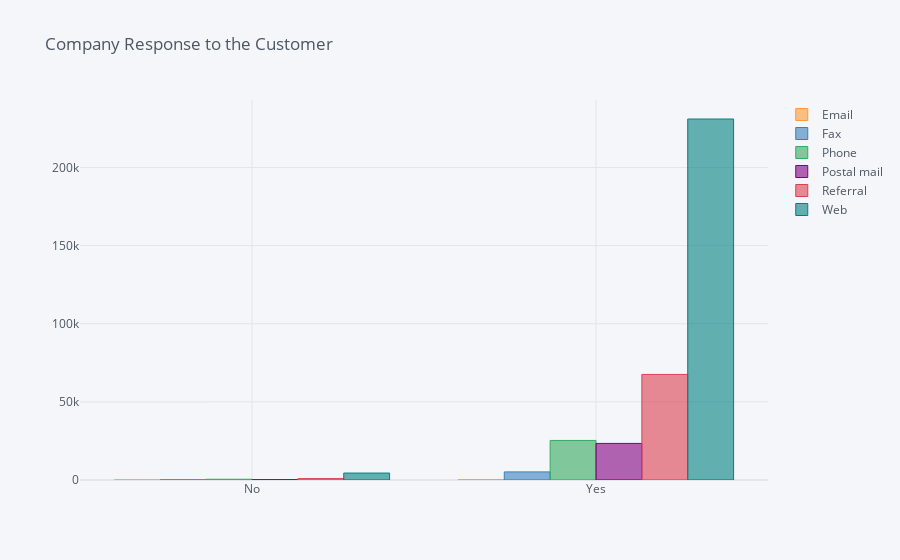

Here is the notebook cell this chart was saved with:
### Markdown cell above
<div style="background-color:##C3BEBD">
  <ul><li><h4> Inference: 'Web' was the top medium to register the Complaint about the Companies products</h4></li></ul>
</div>

### Code cell
pd.crosstab(rawTrain_df['Timely response?'],rawTrain_df['Submitted via']).iplot(kind='bar',
                                                                                    title='Company Response to the Customer')

### Figure 1 — Plotly figure (JSON) as saved in the notebook; plotly's stock layout.template omitted (floating-point values rounded to 4 significant figures)
{"data": [{"marker": {"color": "rgba(255, 153, 51, 0.6)", "line": {"color": "rgba(255, 153, 51, 1.0)", "width": 1}}, "name": "Email", "orientation": "v", "text": "", "type": "bar", "x": ["No", "Yes"], "y": [4, 184]}, {"marker": {"color": "rgba(55, 128, 191, 0.6)", "line": {"color": "rgba(55, 128, 191, 1.0)", "width": 1}}, "name": "Fax", "orientation": "v", "text": "", "type": "bar", "x": ["No", "Yes"], "y": [82, 5182]}, {"marker": {"color": "rgba(50, 171, 96, 0.6)", "line": {"color": "rgba(50, 171, 96, 1.0)", "width": 1}}, "name": "Phone", "orientation": "v", "text": "", "type": "bar", "x": ["No", "Yes"], "y": [483, 25319]}, {"marker": {"color": "rgba(128, 0, 128, 0.6)", "line": {"color": "rgba(128, 0, 128, 1.0)", "width": 1}}, "name": "Postal mail", "orientation": "v", "text": "", "type": "bar", "x": ["No", "Yes"], "y": [234, 23410]}, {"marker": {"color": "rgba(219, 64, 82, 0.6)", "line": {"color": "rgba(219, 64, 82, 1.0)", "width": 1}}, "name": "Referral", "orientation": "v", "text": "", "type": "bar", "x": ["No", "Yes"], "y": [890, 67560]}, {"marker": {"color": "rgba(0, 128, 128, 0.6)", "line": {"color": "rgba(0, 128, 128, 1.0)", "width": 1}}, "name": "Web", "orientation": "v", "text": "", "type": "bar", "x": ["No", "Yes"], "y": [4442, 231020]}], "layout": {"legend": {"bgcolor": "#F5F6F9", "font": {"color": "#4D5663"}}, "paper_bgcolor": "#F5F6F9", "plot_bgcolor": "#F5F6F9", "title": {"font": {"color": "#4D5663"}, "text": "Company Response to the Customer"}, "xaxis": {"gridcolor": "#E1E5ED", "showgrid": true, "tickfont": {"color": "#4D5663"}, "title": {"font": {"color": "#4D5663"}, "text": ""}, "zerolinecolor": "#E1E5ED"}, "yaxis": {"gridcolor": "#E1E5ED", "showgrid": true, "tickfont": {"color": "#4D5663"}, "title": {"font": {"color": "#4D5663"}, "text": ""}, "zerolinecolor": "#E1E5ED"}}}
